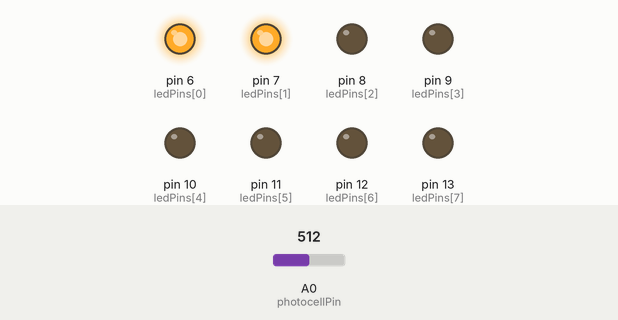
Simulated run of this sketch. Board: Arduino Uno, built with avr-gcc and run on an emulated ATmega328P. Shown: output pins drawn as LEDs (lit = HIGH). Inputs (shaded band) come from the test bench; at power-on: A0 (photocellPin) = 512.

Above: at 1.2 s.
1.3 s: A0 (photocellPin) set to 560
2.8 s: A0 (photocellPin) set to 588
At 3.6 s:
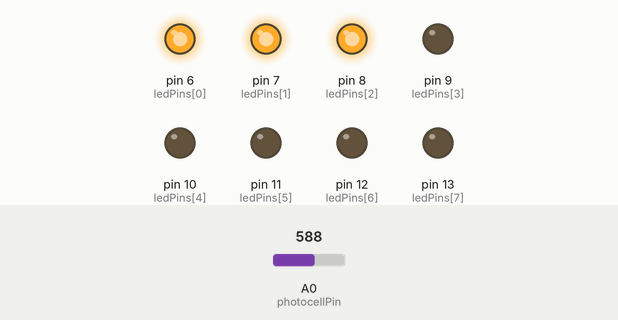
4.3 s: A0 (photocellPin) set to 654
5.8 s: A0 (photocellPin) set to 675
At 7.0 s:
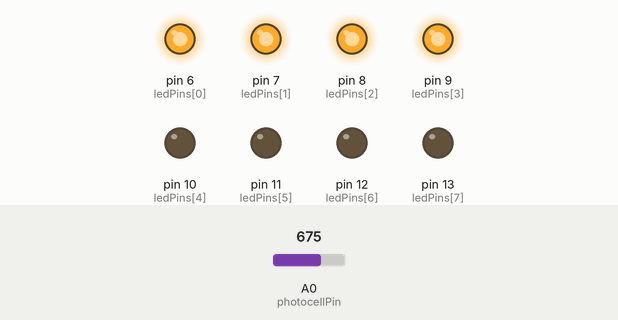
7.3 s: A0 (photocellPin) set to 740
8.8 s: A0 (photocellPin) set to 761
At 9.4 s:
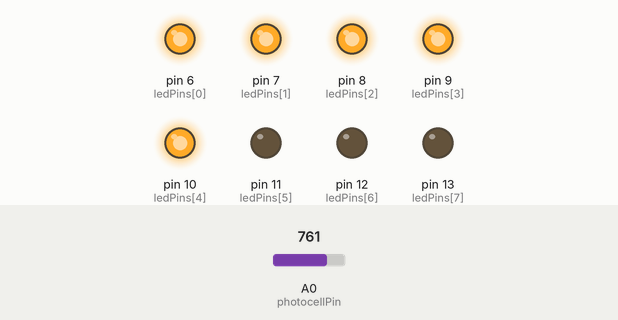
Timing chart, 0 to 11.3 s (numbered marks = the images above; inputs shaded):
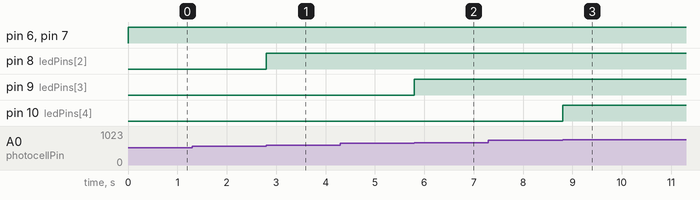

Measured:
- the behaviour switches between 571 and 572 on A0 (photocellPin) (found by bisection; images 0 and 1)
- the behaviour switches between 661 and 662 on A0 (photocellPin) (found by bisection; images 1 and 2)
- the behaviour switches between 751 and 752 on A0 (photocellPin) (found by bisection; images 2 and 3)
- after the input at 1.3 s, every drawn part: stays the same
- after the input at 2.8 s, pin 8 (ledPins[2]): LOW → HIGH at once
- after the input at 4.3 s, every drawn part: stays the same
- after the input at 5.8 s, pin 9 (ledPins[3]): LOW → HIGH at once
- after the input at 7.3 s, every drawn part: stays the same
- after the input at 8.8 s, pin 10 (ledPins[4]): LOW → HIGH at once

The sketch:

photoTest.ino
```cpp
//www.RobotLinking.com
//2015.5.7
/*
  Bargraph sketch

 Turns on a series of LEDs proportional to a value of an analog sensor.
 Six LEDs are controlled but you can change the number of LEDs by changing
 the value of NbrLEDs and adding the pins to the ledPins array
 */

const int NbrLEDs = 8;
const int ledPins[] = { 6, 7, 8, 9, 10, 11, 12,13};
const int photocellPin = A0;
int sensorValue = 0;        // value read from the sensor
int ledLevel = 0;           // sensor value converted into LED 'bars'

void setup() {
  for (int led = 0; led < NbrLEDs; led++)
  {
    pinMode(ledPins[led], OUTPUT);// make all the LED pins outputs
  }
}

void loop() {

  sensorValue = analogRead(photocellPin);
  ledLevel = map(sensorValue, 300, 1023, 0, NbrLEDs);  // map to the number of LEDs
  for (int led = 0; led < NbrLEDs; led++)
  {
    if (led < ledLevel ) {
      digitalWrite(ledPins[led], HIGH);     // turn on pins less than the level
    }
    else {
      digitalWrite(ledPins[led],LOW);      // turn off pins higher than
                                                // the level
    }
  }
}
```
